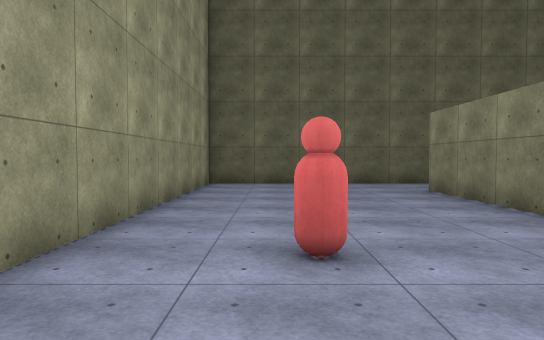
[1] (above)

19 first-person views from a walk through a Unity game level. The camera is 1.5 m above the floor, tilts 2° down and sees 70° across. The floor is counted in squares, 2 m on a side. Each view is taken from the middle of a square. On the plan, view 1 faces up. The plan holds only what a view shows up to about 12 squares ahead; the rest is blank. The place goes on beyond the plan. Surface patterns are stand-ins for the level's own textures.

[2]
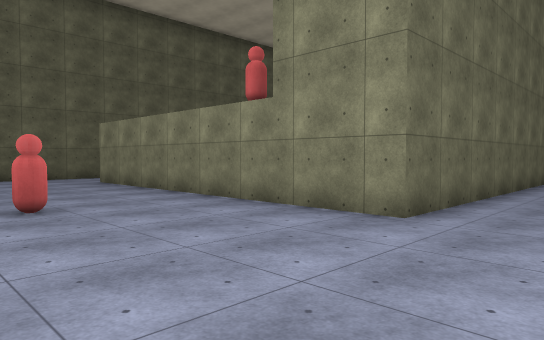

[3]
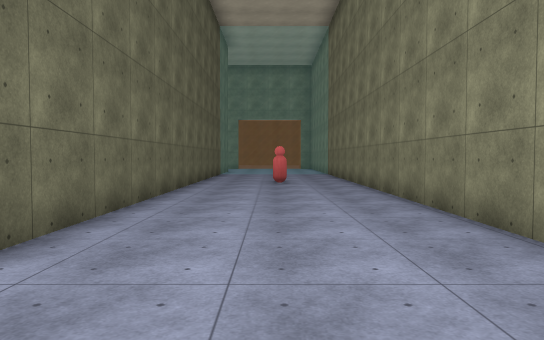

[4]
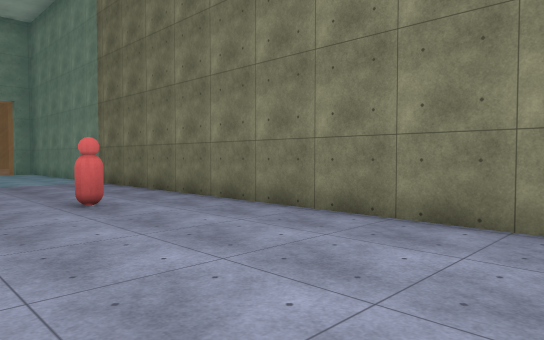

[5]
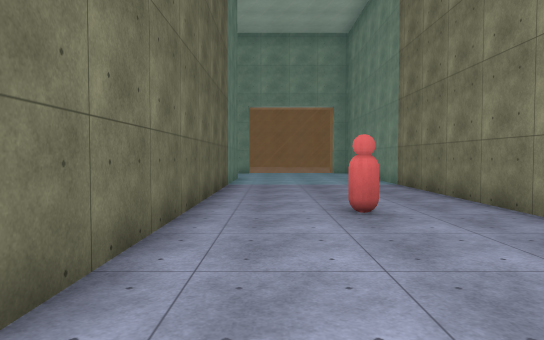

[6]
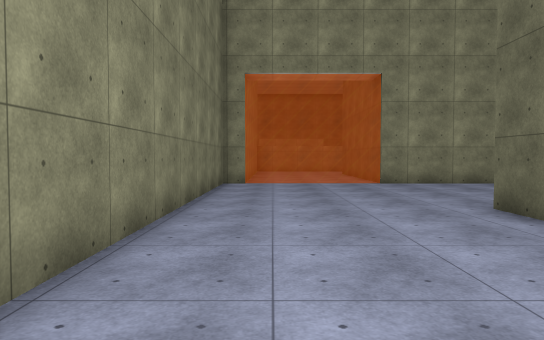

[7]
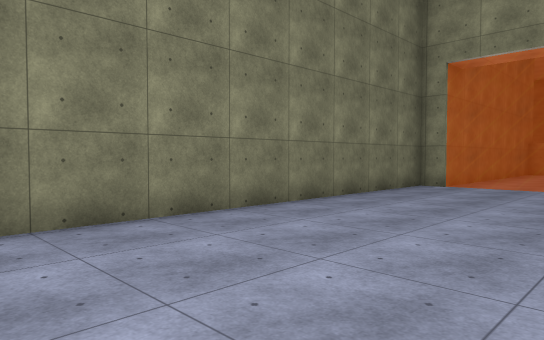

[8]
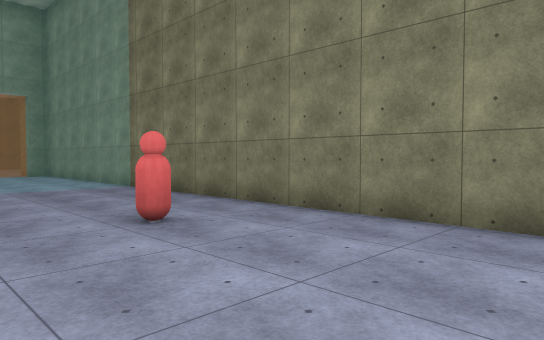

[9]
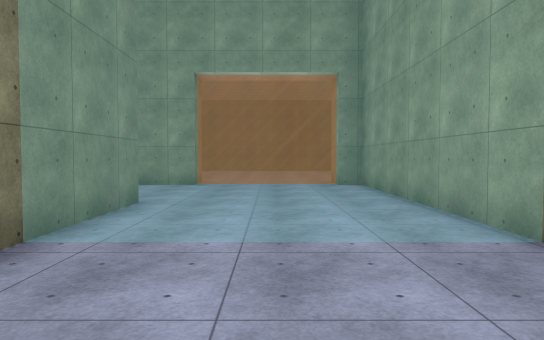

[10]
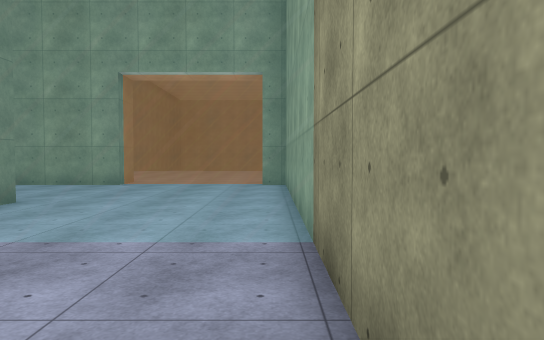

[11]
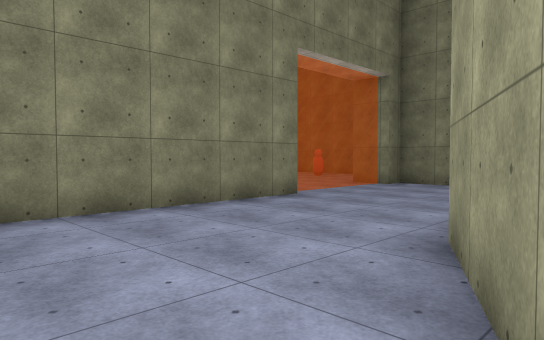

[12]
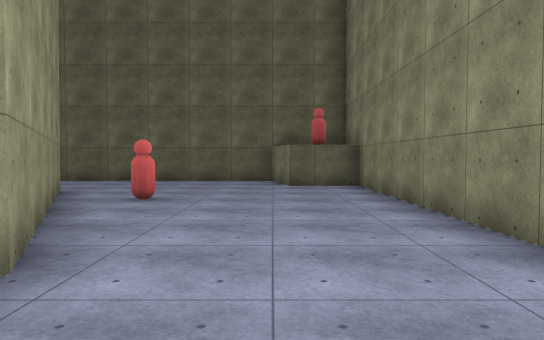

[13]
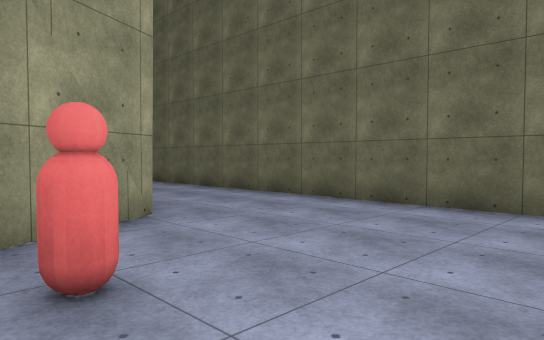

[14]
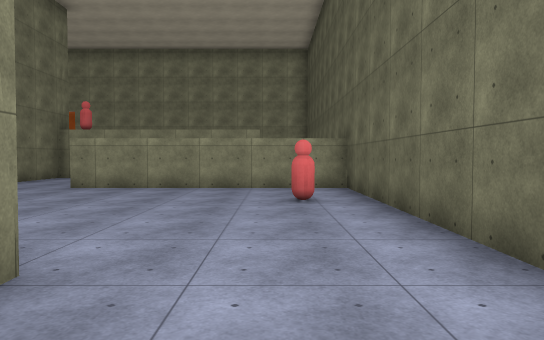

[15]
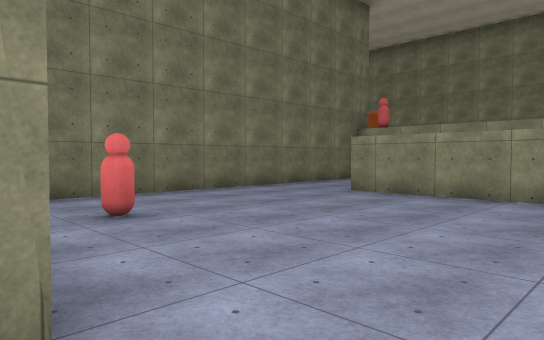

[16]
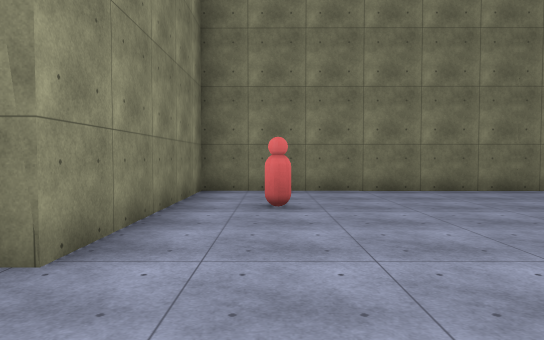

[17]
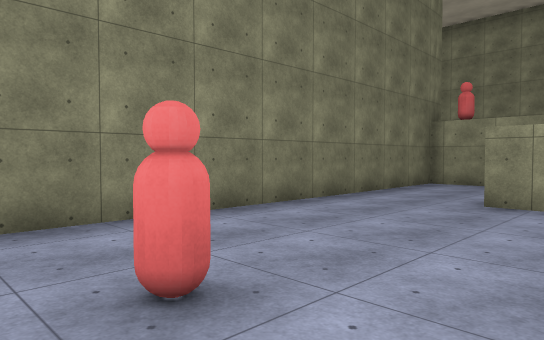

[18]
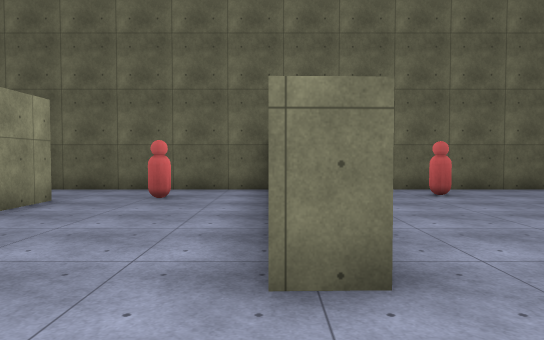

[19]
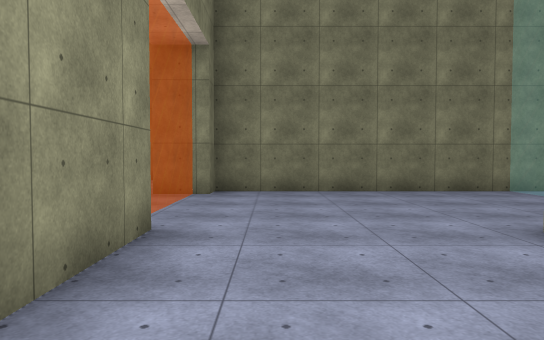

### Floor plan
Key: @ floor where view 1 was taken; # wall or solid block; . floor; = window, fence, low wall or low ledge; O other object.
Columns run from 4 left of view 1 to 26 right of it. Each row starts with its distance up from view 1.
 11   ##########################
 10   #.........#..O...........#
  9   #.......O.#..............###
  8   #.....#...#................#
  7   #.....#...#.......##.......#
  6   #.....#...#.......###.O....#
  5   #.....# ..#.......# #......#
  4   #.....# ........O.# ##.....#
  3   #.O...#...........#  #.....#
  2   #.....#...........#  ##....#
  1   #.....#############   #....#
  0  ##.@...#   ##       ## #....#
 -1  #=..................=.......=.
 -2  .=...................=......=.
 -3  .=.............O.....=......=.
 -4  .=...................=......=.
 -5 ##=...................=......=.
 -6   ###################= ######

Positions as (right, up) in squares from view 1, and headings:
1: (0, 0), facing up
2: (-1, -3), facing up-right
3: (1, -3), facing right
4: (6, -1), facing down-right
5: (7, -2), facing right
6: (9, -4), facing left
7: (8, -1), facing down-left
8: (8, -1), facing down-right
9: (14, -3), facing right
10: (14, -5), facing right
11: (19, 5), facing down-right
12: (22, -1), facing up
13: (22, 5), facing up-left
14: (18, 9), facing left
15: (16, 9), facing down-left
16: (14, 10), facing down
17: (15, 6), facing down-left
18: (8, 2), facing up
19: (23, 3), facing down
